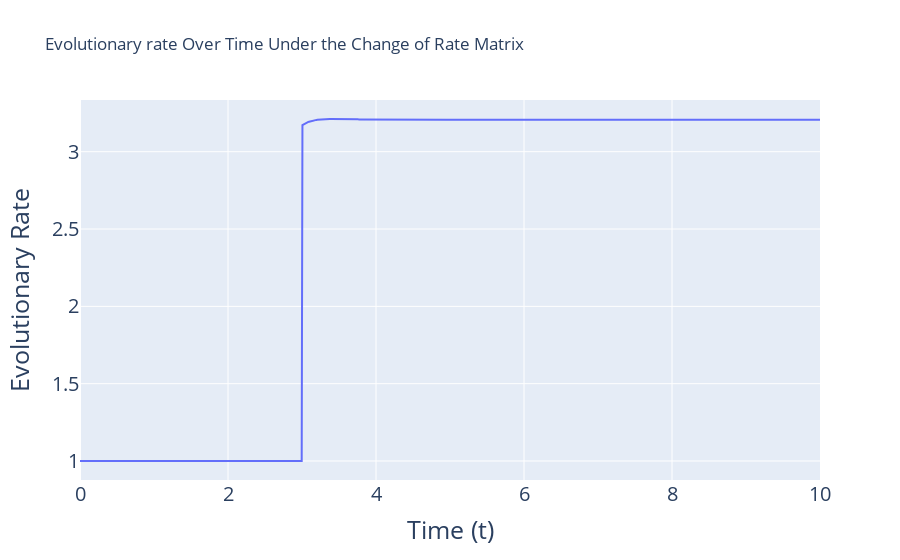

Source (notebook cell):
### Code cell
# Ploting the mu over time with rate matrix switch in the middle
t_range =  np.linspace(0, 10, 999)
t1 = 3  #The time point that change the rate matrix

# Generate mu values
non_stationary_mu_values = generatenon_stationary_mu(Q5, Q4, t_range, t1)

# Create the plot
fig3 = px.line(x=t_range, y=non_stationary_mu_values, labels={'x': 'Time (t)', 'y': 'Evolutionary Rate'}, title='Evolutionary rate Over Time Under the Change of Rate Matrix')

fig3.update_layout(
    xaxis=dict(
        title_font=dict(size=25),
        tickfont=dict(size=20),
    ),
    yaxis=dict(
        title_font=dict(size=25),
        tickfont=dict(size=20),
    )
)

# Show the plot
fig3.write_image("evolutionary_rate_change_non_stationary.pdf")
fig3.show()

### Figure 1 — Plotly figure (JSON) as saved in the notebook; plotly's stock layout.template omitted (floating-point values rounded to 4 significant figures; data arrays with more than 128 entries replaced by an {"elided": "..."} marker saying what was removed)
{"data": [{"hovertemplate": "Time (t)=%{x}<br>Evolutionary Rate=%{y}<extra></extra>", "legendgroup": "", "line": {"color": "#636efa", "dash": "solid"}, "marker": {"symbol": "circle"}, "mode": "lines", "name": "", "orientation": "v", "showlegend": false, "type": "scatter", "x": {"elided": "999 float values"}, "xaxis": "x", "y": {"elided": "999 float values"}, "yaxis": "y"}], "layout": {"legend": {"tracegroupgap": 0}, "title": {"text": "Evolutionary rate Over Time Under the Change of Rate Matrix"}, "xaxis": {"anchor": "y", "domain": [0, 1], "tickfont": {"size": 20}, "title": {"font": {"size": 25}, "text": "Time (t)"}}, "yaxis": {"anchor": "x", "domain": [0, 1], "tickfont": {"size": 20}, "title": {"font": {"size": 25}, "text": "Evolutionary Rate"}}}}
